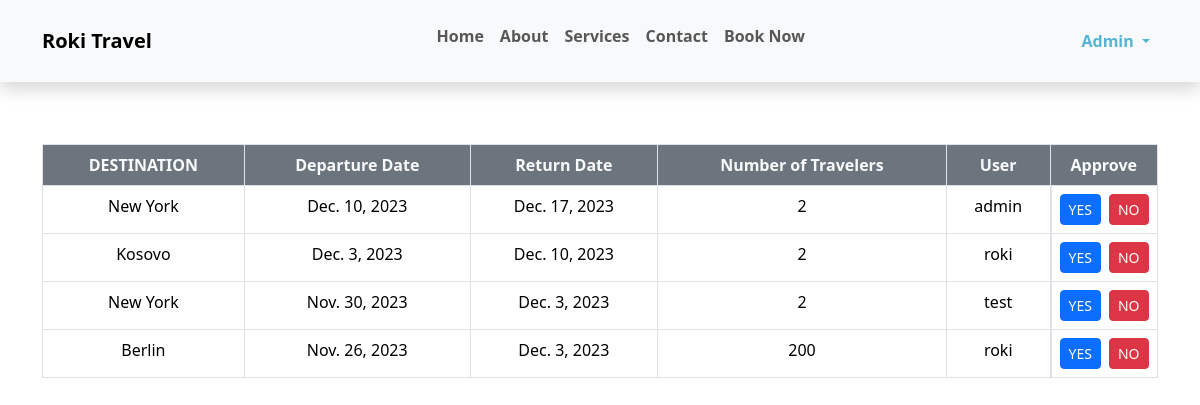
/book-data/ (signed in), run on an earlier commit of the app's database.
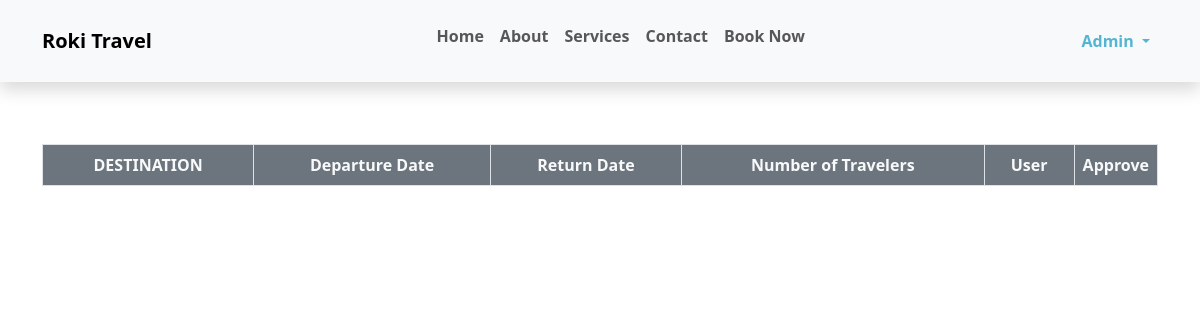
And on a later commit of the database.
### App/models.py (models this page shows, shortened)
class Book(models.Model):
    destination = models.CharField(max_length=20)
    departure_date = models.DateField()
    return_date = models.DateField()
    travelers = models.IntegerField()
    approved = models.BooleanField(blank=True, null=True)
    not_approved = models.BooleanField(blank=True, null=True)
    pending = models.BooleanField(default=True)
    user = models.ForeignKey(User, on_delete=models.CASCADE)
    class Meta:
        ordering = ("-departure_date",)

### App/views.py (the view)
    def _wrapped_view(request, *args, **kwargs):
        if not request.user.is_superuser:
            return not_found_error(request, args)
        return view_func(request, *args, **kwargs)

### App/views.py (called while the page is built)
def redirect_if_not_authenticated(view_func):
    def _wrapped_view(request, *args, **kwargs):
        if not request.user.is_authenticated:
            messages.error(request, "You need to log in first")
            return redirect("login")
        return view_func(request, *args, **kwargs)
    return _wrapped_view

def redirect_if_not_superuser(view_func):
    def _wrapped_view(request, *args, **kwargs):
        if not request.user.is_superuser:
            return not_found_error(request, args)
        return view_func(request, *args, **kwargs)
    return _wrapped_view

@redirect_if_not_authenticated
@redirect_if_not_superuser
def book_data(request):
    books = Book.objects.all()
    return render(request, "book_data.html", {"books": books})

### App/templates/book_data.html (shortened to what this page needs)
{% extends "base.html" %}
{% load static %}
{% block active-curr-user %}active{% endblock active-curr-user %}
{% block content %}
    <div class="container mt-5 pt-5">
        <div class="table-responsive mt-5">
            <table class="table table-bordered" id="example">
                <thead>
                    <tr>
                        <th scope="col" class="bg-secondary text-light text-center">DESTINATION</th>
                        <th scope="col" class="bg-secondary text-light text-center">Departure Date</th>
                        <th scope="col" class="bg-secondary text-light text-center">Return Date</th>
                        <th scope="col" class="bg-secondary text-light text-center">Number of Travelers</th>
                        <th scope="col" class="bg-secondary text-light text-center">User</th>
                        <th class="bg-secondary text-light text-center" style="width: 2%;">Approve</th>
                    </tr>
                </thead>
                <tbody>
                    {% for book in books %}
                        {% if book.pending %}
                            <tr>
                                <td class="text-center">{{book.destination}}</td>
                                <td class="text-center">{{book.departure_date}}</td>
                                <td class="text-center">{{book.return_date}}</td>
                                <td class="text-center">{{book.travelers}}</td>
                                <td class="text-center">{{book.user}}</td>
                                    <td class="text-center d-flex">
                                        <button type="submit" class="btn btn-sm btn-primary me-2" data-bs-toggle="modal" data-bs-target="#approveFlightModal{{ book.id }}">YES</button>
                                        <button type="submit" class="btn btn-sm btn-danger" data-bs-toggle="modal" data-bs-target="#refuseFlightModal{{ book.id }}">NO</button>
                                    </td>
                            </tr>
                        {% endif %}
                    {% endfor %}
                </tbody>
            </table>
        </div>
    </div>
{% endblock content %}

What changed in the data, as far as the page shows it:
no longer on this page (row edited): Book: destination "New York", departure_date "Dec. 10, 2023", return_date "Dec. 17, 2023", travelers "2", user "admin"
no longer on this page (row edited): Book: destination "Kosovo", departure_date "Dec. 3, 2023", return_date "Dec. 10, 2023", travelers "2", user "roki"
no longer on this page (row edited): Book: destination "New York", departure_date "Nov. 30, 2023", return_date "Dec. 3, 2023", travelers "2", user "test"
no longer on this page (row edited): Book: destination "Berlin", departure_date "Nov. 26, 2023", return_date "Dec. 3, 2023", travelers "200", user "roki"
